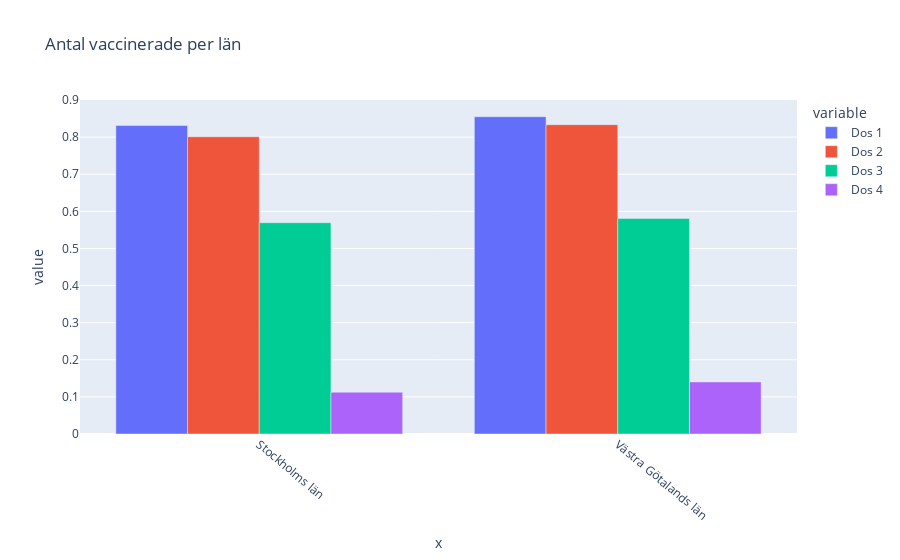

The notebook cell saved with this chart:
### Markdown cell above
# G

### Code cell
# Received help from Håkan in order to group both provinces together to create 4 variables instead of 8
västra_göta_stockh = vaccin[(vaccin["Län_namn"] == "Västra Götalands län") | (vaccin["Län_namn"] == "Stockholms län")]
västra_göta_stockh_group = västra_göta_stockh.groupby("Län")

# works same as exercise above after grouping
andel_dos1 = västra_göta_stockh_group["Antal minst 1 dos"].sum() / västra_göta_stockh_group["Befolkning"].sum()
andel_dos2 = västra_göta_stockh_group["Antal minst 2 doser"].sum() / västra_göta_stockh_group["Befolkning"].sum()
andel_dos3 = västra_göta_stockh_group["Antal 3 doser"].sum() / västra_göta_stockh_group["Befolkning"].sum()
andel_dos4 = västra_göta_stockh_group["Antal 4 doser"].sum() / västra_göta_stockh_group["Befolkning"].sum()

labels_dos ={
            "value": "Befolkning",
            "variable": "Antal doser",
            "x": "Sveriges Län",},

sub_labels = {
            "wide_variable_0": "Dos 1",
            "wide_variable_1": "Dos 2",
            "wide_variable_2": "Dos 3",
            "wide_variable_3": "Dos 4"}

plotly_bar_plot_with_labels_sublabels( 
    västra_göta_stockh.Län_namn.unique(),
    [andel_dos1, andel_dos2, andel_dos3, andel_dos4], 
    "Antal vaccinerade per län", 
    labels_dos, sub_labels, 
    "Andel_vaccinerade_vg_sthl.html")

### Figure 1 — Plotly figure (JSON) as saved in the notebook; plotly's stock layout.template omitted (floating-point values rounded to 4 significant figures)
{"data": [{"alignmentgroup": "True", "hovertemplate": "variable=wide_variable_0<br>x=%{x}<br>value=%{y}<extra></extra>", "legendgroup": "wide_variable_0", "marker": {"color": "#636efa", "pattern": {"shape": ""}}, "name": "Dos 1", "offsetgroup": "wide_variable_0", "orientation": "v", "showlegend": true, "textposition": "auto", "type": "bar", "x": ["Stockholms län", "Västra Götalands län"], "xaxis": "x", "y": [0.8312, 0.8551], "yaxis": "y"}, {"alignmentgroup": "True", "hovertemplate": "variable=wide_variable_1<br>x=%{x}<br>value=%{y}<extra></extra>", "legendgroup": "wide_variable_1", "marker": {"color": "#EF553B", "pattern": {"shape": ""}}, "name": "Dos 2", "offsetgroup": "wide_variable_1", "orientation": "v", "showlegend": true, "textposition": "auto", "type": "bar", "x": ["Stockholms län", "Västra Götalands län"], "xaxis": "x", "y": [0.8011, 0.8336], "yaxis": "y"}, {"alignmentgroup": "True", "hovertemplate": "variable=wide_variable_2<br>x=%{x}<br>value=%{y}<extra></extra>", "legendgroup": "wide_variable_2", "marker": {"color": "#00cc96", "pattern": {"shape": ""}}, "name": "Dos 3", "offsetgroup": "wide_variable_2", "orientation": "v", "showlegend": true, "textposition": "auto", "type": "bar", "x": ["Stockholms län", "Västra Götalands län"], "xaxis": "x", "y": [0.5695, 0.5809], "yaxis": "y"}, {"alignmentgroup": "True", "hovertemplate": "variable=wide_variable_3<br>x=%{x}<br>value=%{y}<extra></extra>", "legendgroup": "wide_variable_3", "marker": {"color": "#ab63fa", "pattern": {"shape": ""}}, "name": "Dos 4", "offsetgroup": "wide_variable_3", "orientation": "v", "showlegend": true, "textposition": "auto", "type": "bar", "x": ["Stockholms län", "Västra Götalands län"], "xaxis": "x", "y": [0.1127, 0.1404], "yaxis": "y"}], "layout": {"barmode": "group", "legend": {"title": {"text": "variable"}, "tracegroupgap": 0}, "title": {"text": "Antal vaccinerade per län"}, "xaxis": {"anchor": "y", "domain": [0, 1], "tickangle": 40, "title": {"text": "x"}}, "yaxis": {"anchor": "x", "domain": [0, 1], "title": {"text": "value"}}}}
